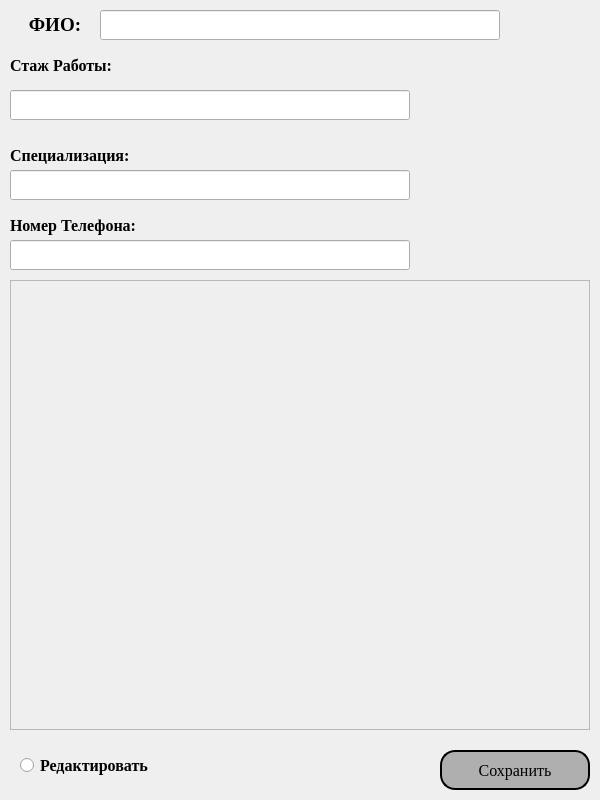
<?xml version="1.0" encoding="UTF-8"?>
<ui version="4.0">
 <class>Form</class>
 <widget class="QWidget" name="Form">
  <property name="geometry">
   <rect>
    <x>0</x>
    <y>0</y>
    <width>600</width>
    <height>800</height>
   </rect>
  </property>
  <property name="windowTitle">
   <string>Form</string>
  </property>
  <widget class="QLineEdit" name="ledit_FIO">
   <property name="geometry">
    <rect>
     <x>100</x>
     <y>10</y>
     <width>400</width>
     <height>30</height>
    </rect>
   </property>
   <property name="font">
    <font>
     <family>Times New Roman</family>
     <pointsize>12</pointsize>
    </font>
   </property>
   <property name="text">
    <string/>
   </property>
   <property name="dragEnabled">
    <bool>false</bool>
   </property>
   <property name="readOnly">
    <bool>false</bool>
   </property>
  </widget>
  <widget class="QLabel" name="label">
   <property name="geometry">
    <rect>
     <x>10</x>
     <y>10</y>
     <width>90</width>
     <height>30</height>
    </rect>
   </property>
   <property name="font">
    <font>
     <family>Times New Roman</family>
     <pointsize>14</pointsize>
     <weight>75</weight>
     <bold>true</bold>
    </font>
   </property>
   <property name="text">
    <string>ФИО:</string>
   </property>
   <property name="alignment">
    <set>Qt::AlignCenter</set>
   </property>
  </widget>
  <widget class="QLineEdit" name="ledit_phoneNumb">
   <property name="geometry">
    <rect>
     <x>10</x>
     <y>240</y>
     <width>400</width>
     <height>30</height>
    </rect>
   </property>
   <property name="font">
    <font>
     <family>Times New Roman</family>
     <pointsize>12</pointsize>
    </font>
   </property>
   <property name="text">
    <string/>
   </property>
  </widget>
  <widget class="QLineEdit" name="ledit_special">
   <property name="geometry">
    <rect>
     <x>10</x>
     <y>170</y>
     <width>400</width>
     <height>30</height>
    </rect>
   </property>
   <property name="font">
    <font>
     <family>Times New Roman</family>
     <pointsize>12</pointsize>
    </font>
   </property>
   <property name="text">
    <string/>
   </property>
  </widget>
  <widget class="QLabel" name="label_6">
   <property name="geometry">
    <rect>
     <x>10</x>
     <y>210</y>
     <width>300</width>
     <height>30</height>
    </rect>
   </property>
   <property name="font">
    <font>
     <family>Times New Roman</family>
     <pointsize>12</pointsize>
     <weight>75</weight>
     <bold>true</bold>
    </font>
   </property>
   <property name="text">
    <string>Номер Телефона:</string>
   </property>
  </widget>
  <widget class="QLabel" name="label_5">
   <property name="geometry">
    <rect>
     <x>10</x>
     <y>140</y>
     <width>300</width>
     <height>30</height>
    </rect>
   </property>
   <property name="font">
    <font>
     <family>Times New Roman</family>
     <pointsize>12</pointsize>
     <weight>75</weight>
     <bold>true</bold>
    </font>
   </property>
   <property name="text">
    <string>Специализация:</string>
   </property>
  </widget>
  <widget class="QScrollArea" name="scrollArea">
   <property name="geometry">
    <rect>
     <x>10</x>
     <y>280</y>
     <width>580</width>
     <height>450</height>
    </rect>
   </property>
   <property name="widgetResizable">
    <bool>true</bool>
   </property>
   <widget class="QWidget" name="scrollAreaWidgetContents">
    <property name="geometry">
     <rect>
      <x>0</x>
      <y>0</y>
      <width>578</width>
      <height>448</height>
     </rect>
    </property>
   </widget>
  </widget>
  <widget class="QRadioButton" name="redactor_rbtn">
   <property name="geometry">
    <rect>
     <x>20</x>
     <y>740</y>
     <width>300</width>
     <height>50</height>
    </rect>
   </property>
   <property name="font">
    <font>
     <family>Times New Roman</family>
     <pointsize>12</pointsize>
     <weight>75</weight>
     <bold>true</bold>
    </font>
   </property>
   <property name="text">
    <string>Редактировать</string>
   </property>
  </widget>
  <widget class="QPushButton" name="SaveInfoBtn">
   <property name="geometry">
    <rect>
     <x>440</x>
     <y>750</y>
     <width>150</width>
     <height>40</height>
    </rect>
   </property>
   <property name="font">
    <font>
     <family>Times New Roman</family>
     <pointsize>12</pointsize>
    </font>
   </property>
   <property name="styleSheet">
    <string notr="true">background-color:rgb(175, 175, 175);
border-radius: 15px;
border-color: black;
border-style: outset;
border-width: 2px;
border-radius: 15px;</string>
   </property>
   <property name="text">
    <string>Сохранить</string>
   </property>
  </widget>
  <widget class="QLabel" name="label_2">
   <property name="geometry">
    <rect>
     <x>10</x>
     <y>50</y>
     <width>300</width>
     <height>30</height>
    </rect>
   </property>
   <property name="font">
    <font>
     <family>Times New Roman</family>
     <pointsize>12</pointsize>
     <weight>75</weight>
     <bold>true</bold>
    </font>
   </property>
   <property name="text">
    <string>Стаж Работы:</string>
   </property>
  </widget>
  <widget class="QLineEdit" name="ledit_lastWork">
   <property name="geometry">
    <rect>
     <x>10</x>
     <y>90</y>
     <width>400</width>
     <height>30</height>
    </rect>
   </property>
   <property name="font">
    <font>
     <family>Times New Roman</family>
     <pointsize>12</pointsize>
    </font>
   </property>
   <property name="text">
    <string/>
   </property>
  </widget>
 </widget>
 <resources/>
 <connections/>
</ui>
